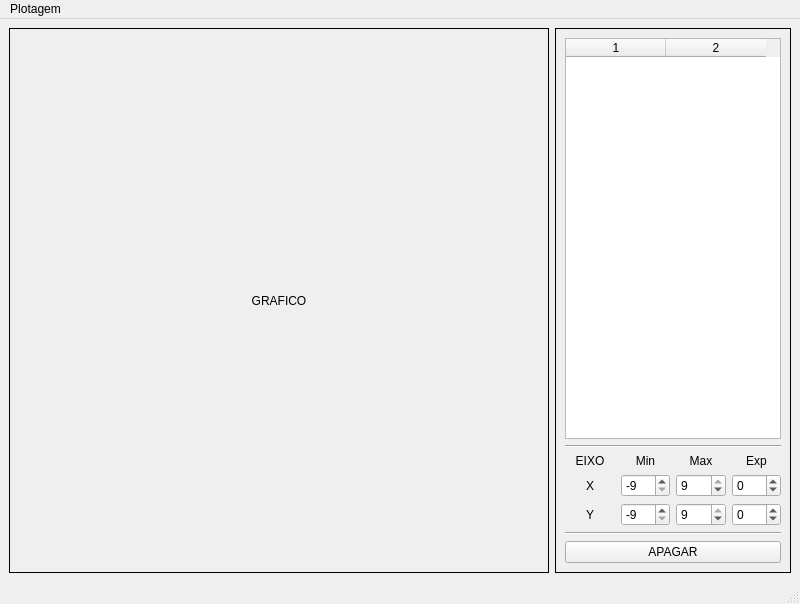
<?xml version="1.0" encoding="UTF-8"?>
<ui version="4.0">
 <class>MainPlotador</class>
 <widget class="QMainWindow" name="MainPlotador">
  <property name="geometry">
   <rect>
    <x>0</x>
    <y>0</y>
    <width>800</width>
    <height>604</height>
   </rect>
  </property>
  <property name="sizePolicy">
   <sizepolicy hsizetype="Preferred" vsizetype="Preferred">
    <horstretch>0</horstretch>
    <verstretch>0</verstretch>
   </sizepolicy>
  </property>
  <property name="windowTitle">
   <string>Plotador de funções</string>
  </property>
  <widget class="QWidget" name="centralwidget">
   <layout class="QHBoxLayout" name="horizontalLayout">
    <item>
     <widget class="QLabel" name="grafico">
      <property name="sizePolicy">
       <sizepolicy hsizetype="Expanding" vsizetype="Expanding">
        <horstretch>0</horstretch>
        <verstretch>0</verstretch>
       </sizepolicy>
      </property>
      <property name="minimumSize">
       <size>
        <width>540</width>
        <height>540</height>
       </size>
      </property>
      <property name="frameShape">
       <enum>QFrame::Shape::Box</enum>
      </property>
      <property name="text">
       <string>GRAFICO</string>
      </property>
      <property name="alignment">
       <set>Qt::AlignmentFlag::AlignCenter</set>
      </property>
     </widget>
    </item>
    <item>
     <widget class="QFrame" name="frame">
      <property name="sizePolicy">
       <sizepolicy hsizetype="Fixed" vsizetype="MinimumExpanding">
        <horstretch>0</horstretch>
        <verstretch>0</verstretch>
       </sizepolicy>
      </property>
      <property name="minimumSize">
       <size>
        <width>190</width>
        <height>540</height>
       </size>
      </property>
      <property name="frameShape">
       <enum>QFrame::Shape::Box</enum>
      </property>
      <property name="frameShadow">
       <enum>QFrame::Shadow::Plain</enum>
      </property>
      <layout class="QVBoxLayout" name="verticalLayout">
       <item>
        <widget class="QTableWidget" name="tableFuncoes">
         <property name="tabKeyNavigation">
          <bool>false</bool>
         </property>
         <property name="selectionMode">
          <enum>QAbstractItemView::SelectionMode::NoSelection</enum>
         </property>
         <property name="columnCount">
          <number>2</number>
         </property>
         <attribute name="verticalHeaderVisible">
          <bool>false</bool>
         </attribute>
         <column/>
         <column/>
        </widget>
       </item>
       <item>
        <widget class="Line" name="line1">
         <property name="orientation">
          <enum>Qt::Orientation::Horizontal</enum>
         </property>
        </widget>
       </item>
       <item>
        <layout class="QGridLayout" name="gridLimites">
         <item row="1" column="3">
          <widget class="QSpinBox" name="spinExpX">
           <property name="minimum">
            <number>-9</number>
           </property>
           <property name="maximum">
            <number>9</number>
           </property>
           <property name="value">
            <number>0</number>
           </property>
          </widget>
         </item>
         <item row="0" column="3">
          <widget class="QLabel" name="labelExp">
           <property name="text">
            <string>Exp</string>
           </property>
           <property name="alignment">
            <set>Qt::AlignmentFlag::AlignCenter</set>
           </property>
          </widget>
         </item>
         <item row="2" column="0">
          <widget class="QLabel" name="labelY">
           <property name="text">
            <string>Y</string>
           </property>
           <property name="alignment">
            <set>Qt::AlignmentFlag::AlignCenter</set>
           </property>
          </widget>
         </item>
         <item row="1" column="1">
          <widget class="QSpinBox" name="spinMinX">
           <property name="minimum">
            <number>-9</number>
           </property>
           <property name="maximum">
            <number>8</number>
           </property>
           <property name="value">
            <number>-9</number>
           </property>
          </widget>
         </item>
         <item row="2" column="1">
          <widget class="QSpinBox" name="spinMinY">
           <property name="minimum">
            <number>-9</number>
           </property>
           <property name="maximum">
            <number>8</number>
           </property>
           <property name="value">
            <number>-9</number>
           </property>
          </widget>
         </item>
         <item row="1" column="2">
          <widget class="QSpinBox" name="spinMaxX">
           <property name="minimum">
            <number>-8</number>
           </property>
           <property name="maximum">
            <number>9</number>
           </property>
           <property name="value">
            <number>9</number>
           </property>
          </widget>
         </item>
         <item row="1" column="0">
          <widget class="QLabel" name="labelX">
           <property name="text">
            <string>X</string>
           </property>
           <property name="alignment">
            <set>Qt::AlignmentFlag::AlignCenter</set>
           </property>
          </widget>
         </item>
         <item row="0" column="1">
          <widget class="QLabel" name="labelMin">
           <property name="text">
            <string>Min</string>
           </property>
           <property name="alignment">
            <set>Qt::AlignmentFlag::AlignCenter</set>
           </property>
          </widget>
         </item>
         <item row="0" column="2">
          <widget class="QLabel" name="labelMax">
           <property name="text">
            <string>Max</string>
           </property>
           <property name="alignment">
            <set>Qt::AlignmentFlag::AlignCenter</set>
           </property>
          </widget>
         </item>
         <item row="0" column="0">
          <widget class="QLabel" name="labelEixo">
           <property name="text">
            <string>EIXO</string>
           </property>
           <property name="alignment">
            <set>Qt::AlignmentFlag::AlignCenter</set>
           </property>
          </widget>
         </item>
         <item row="2" column="2">
          <widget class="QSpinBox" name="spinMaxY">
           <property name="minimum">
            <number>-8</number>
           </property>
           <property name="maximum">
            <number>9</number>
           </property>
           <property name="value">
            <number>9</number>
           </property>
          </widget>
         </item>
         <item row="2" column="3">
          <widget class="QSpinBox" name="spinExpY">
           <property name="minimum">
            <number>-9</number>
           </property>
           <property name="maximum">
            <number>9</number>
           </property>
          </widget>
         </item>
        </layout>
       </item>
       <item>
        <widget class="Line" name="line2">
         <property name="orientation">
          <enum>Qt::Orientation::Horizontal</enum>
         </property>
        </widget>
       </item>
       <item>
        <widget class="QPushButton" name="pushApagar">
         <property name="text">
          <string>APAGAR</string>
         </property>
        </widget>
       </item>
      </layout>
     </widget>
    </item>
   </layout>
  </widget>
  <widget class="QMenuBar" name="menubar">
   <property name="geometry">
    <rect>
     <x>0</x>
     <y>0</y>
     <width>800</width>
     <height>23</height>
    </rect>
   </property>
   <widget class="QMenu" name="menuPlotagem">
    <property name="title">
     <string>Plotagem</string>
    </property>
    <addaction name="actionFun_o"/>
    <addaction name="actionApagar"/>
    <addaction name="separator"/>
    <addaction name="actionSair"/>
   </widget>
   <addaction name="menuPlotagem"/>
  </widget>
  <widget class="QStatusBar" name="statusbar"/>
  <action name="actionFun_o">
   <property name="text">
    <string>Função...</string>
   </property>
  </action>
  <action name="actionApagar">
   <property name="text">
    <string>Apagar</string>
   </property>
  </action>
  <action name="actionSair">
   <property name="text">
    <string>Sair</string>
   </property>
  </action>
 </widget>
 <resources/>
 <connections/>
</ui>
